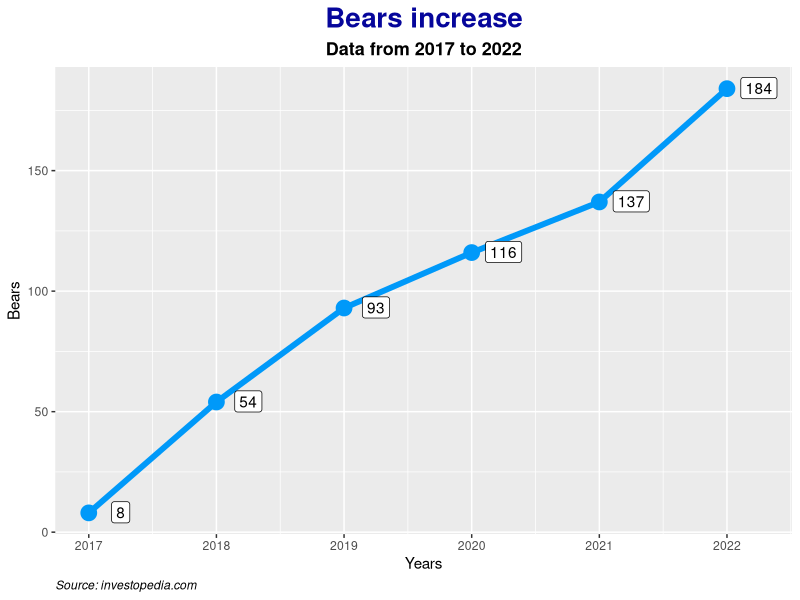

The R script that drew this image:
library(tidyverse)

animals <- read.csv("animals.csv", stringsAsFactors = FALSE)
animals <- as_tibble(animals)
str(animals)
animals

#------------ 1 line only 
ggplot(animals, aes(x = Year, y = Bears)) + 
  geom_line(color = "#0099f9", size = 2) +
  geom_point(color = "#0099f9", size = 5) +
  labs( x = "Years", y = "Bears", title = "Bears increase", 
       subtitle = "Data from 2017 to 2022",
       caption = "Source: investopedia.com") +
  geom_label(aes(label = Bears), nudge_x = 0.25, nudge_y = 0.25, check_overlap = TRUE) +
  theme(plot.title = element_text(color= "#000099f9", size = 20, face = "bold", hjust = 0.5), 
         plot.subtitle = element_text(size = 13, face = "bold", hjust = 0.5), 
         plot.caption = element_text(face = "italic", hjust = 0))

